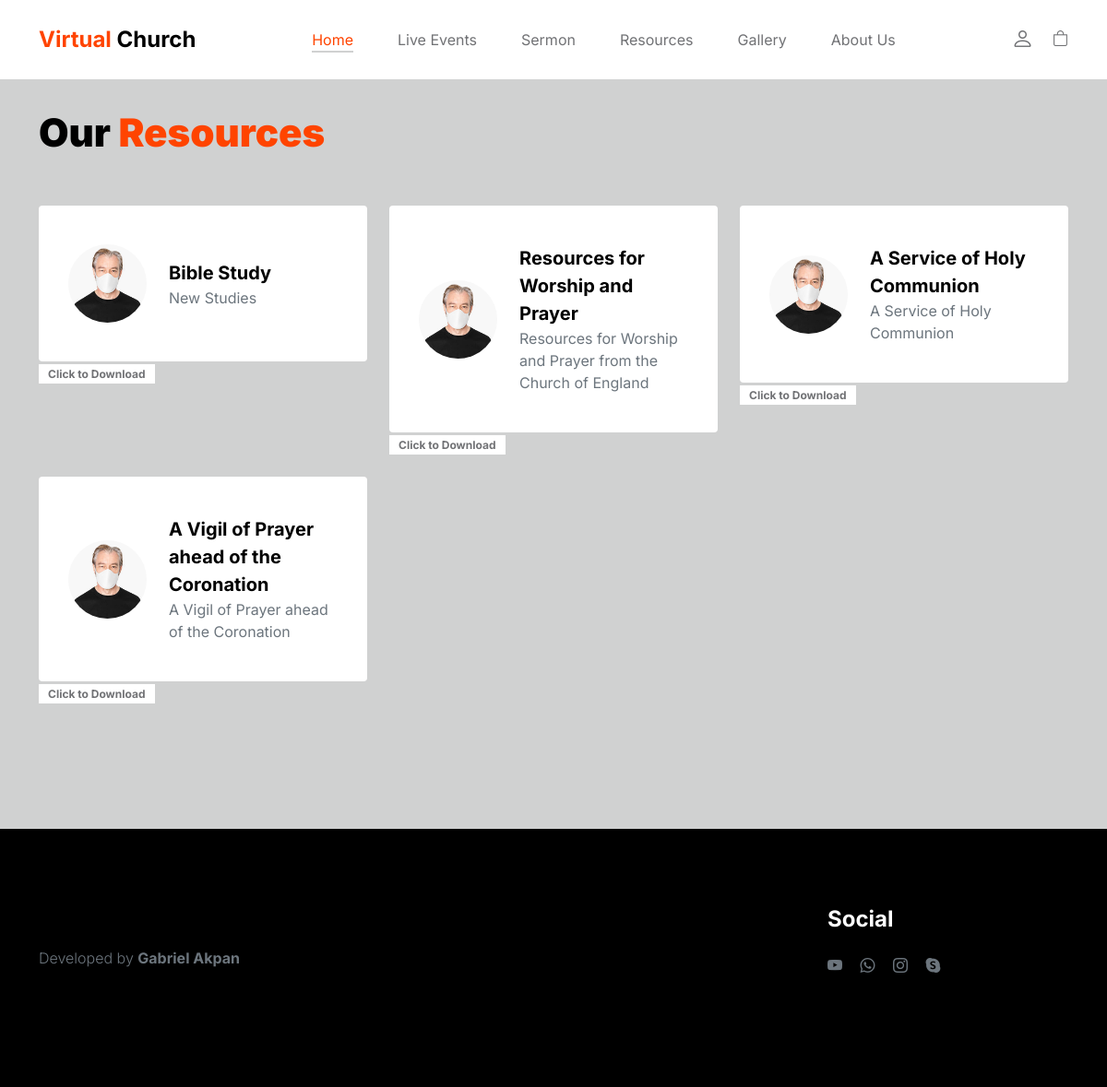
The app's page /resources/, older data.
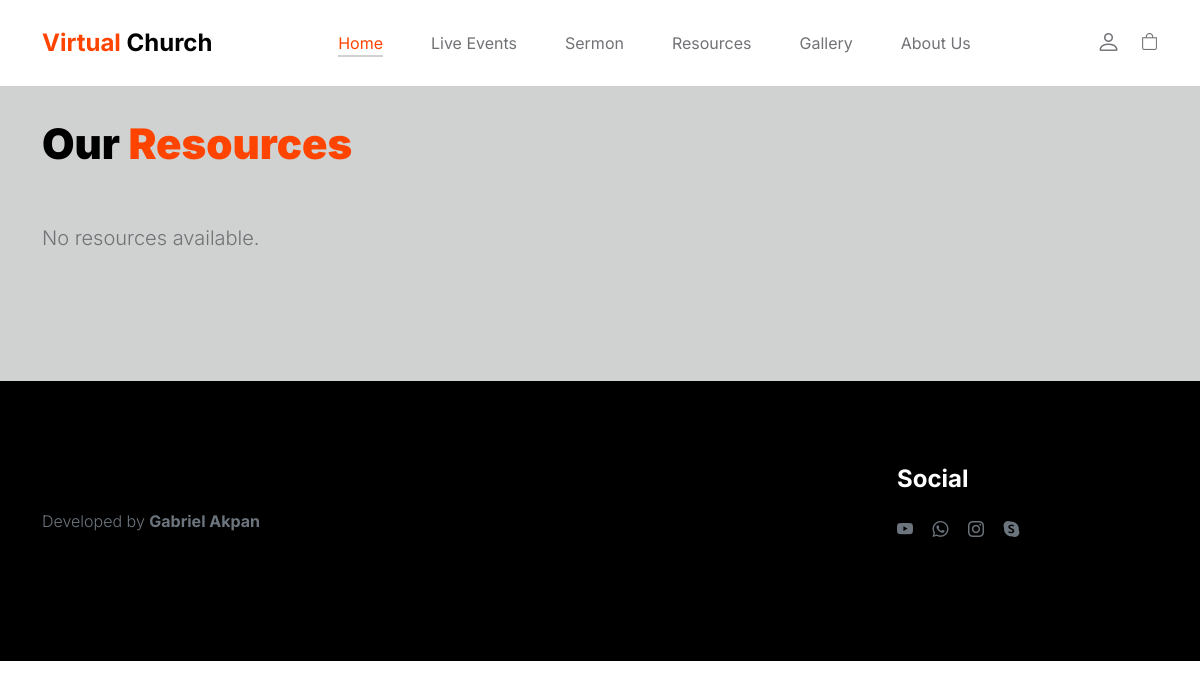
The same page, newer data.
### home/models.py (models this page shows, shortened)
class Resource(models.Model):
    RESOURCE_TYPES = (
        ('bible_study', 'Bible Study'),
        ('event', 'Event'),
        ('forum', 'Forum Discussion'),
    )
    title = models.CharField(max_length=255)
    description = models.TextField()
    resource_type = models.CharField(max_length=15, choices=RESOURCE_TYPES)
    files = models.FileField(upload_to='learning_files', blank=True)
    uploaded_at = models.DateTimeField(auto_now_add=True)

### home/views.py (the view)
# urls.py: path('resources/', views.resources, name='resources'),
def resources(request):
    resources = Resource.objects.all()
    return render(request, 'resources.html', {'resources': resources})

### home/templates/resources.html (shortened to what this page needs)
{% extends "base.html" %}
{% load static %}
{% block content %}
<section class="team section-padding">
  <div class="container">
      <div class="row">
          <div class="col-12">
              <h2 class="mb-5">Our <span>Resources</span></h2>
          </div>
          {% if resources %}
          {% for resource in resources %}
          <div class="col-lg-4 mb-4 col-12">
              <div class="team-thumb d-flex align-items-center">
                  <img src="{% static 'images/people/senior-man-wearing-white-face-mask-covid-19-campaign-with-design-space.jpeg' %}" class="img-fluid custom-circle-image team-image me-4" alt="">
                  <div class="team-info">
                      <h6 class="mb-0">{{ resource.title }}</h6>
                      <a class="text-muted">{{ resource.description }} </a>
                  </div>
              </div>
              {% if resource.files %}
              <a href="{{ resource.files.url }}" download style="color: rgb(56, 136, 80); font-weight: bold; "><span class="product-alert me-auto" >Click to Download</span></a>
                {% endif %}
          </div>
          {% endfor %}
          {% else %}
          <p>No resources available.</p>
      {% endif %}
      </div>
  </div>
</section>
{% endblock content %}

### home/templates/base.html (shortened to what this page needs)
{% load static %}
<!doctype html>
<html lang="en">
    <head>
        <link href="{% static 'css/bootstrap.min.css' %}" rel="stylesheet">
        <link href="{% static 'css/bootstrap-icons.css' %}" rel="stylesheet">
        <link rel="stylesheet" href="{% static 'css/slick.css' %}"/>
        <link href="{% static 'css/tooplate-little-fashion.css' %}" rel="stylesheet">
    </head>
    <body>
        <main>
            <nav class="navbar navbar-expand-lg">
                <div class="container">
                    <a class="navbar-brand" href="index.html">
                        <strong><span>Virtual</span> Church</strong>
                    </a>
                    <div class="collapse navbar-collapse" id="navbarNav">
                        <ul class="navbar-nav mx-auto">
                            <li class="nav-item">
                                <a class="nav-link active" href="index.html">Home</a>
                            </li>
                            <li class="nav-item">
                                <a class="nav-link" href="{% url 'live_event' %}">Live Events</a>
                            </li>
                            <li class="nav-item">
                                <a class="nav-link" href="{% url 'sermon_list' %}">Sermon</a>
                            </li>
                            <li class="nav-item">
                                <a class="nav-link" href="{% url 'resources' %}">Resources</a>
                            </li>
                            <li class="nav-item">
                                <a class="nav-link" href="contact.html">Gallery</a>
                            </li>
                            <li class="nav-item">
                              <a class="nav-link" href="contact.html">About Us</a>
                          </li>
                        </ul>
                        <div class="d-none d-lg-block">
                            <a href="sign-in.html" class="bi-person custom-icon me-3"></a>
                            <a href="product-detail.html" class="bi-bag custom-icon"></a>
                        </div>
                    </div>
                </div>
            </nav>
            {% block content %}{% endblock %}
        </main>
        <footer class="site-footer">
            <div class="container">
                <div class="row">
                    <div class="col-lg-3 col-10 me-auto mb-4">
                        <p class="copyright-text text-muted mt-lg-5 mb-4 mb-lg-0">Developed by <strong>Gabriel Akpan</strong></p>
                        <br>
                    </div>
                    <div class="col-lg-3 col-4">
                        <h5 class="text-white mb-3">Social</h5>
                        <ul class="social-icon">
                            <li><a href="#" class="social-icon-link bi-youtube"></a></li>
                            <li><a href="#" class="social-icon-link bi-whatsapp"></a></li>
                            <li><a href="#" class="social-icon-link bi-instagram"></a></li>
                            <li><a href="#" class="social-icon-link bi-skype"></a></li>
                        </ul>
                    </div>
                </div>
            </div>
        </footer>
    </body>
</html>

### static/css/tooplate-little-fashion.css (style rules this page uses)
:root { --white-color: #FFFFFF; --primary-color: #FF4400; --section-bg-color: #f0f8ff; --dark-color: #000000; --grey-color: #d0d1d1; --p-color: #717275; --body-font-family: 'Inter', sans-serif; --h5-font-size: 24px; --p-font-size: 20px; --copyright-text-font-size: 16px; --product-link-font-size: 14px; --custom-link-font-size: 12px; --font-weight-thin: 100; --font-weight-light: 300; --font-weight-normal: 400; --font-weight-bold: 700; --font-weight-black: 900; }
body, html { height: 100%; }
html { scroll-behavior: smooth; }
body { background: var(--white-color); font-family: var(--body-font-family); position: relative; }
h2, h3, h4, h5, h6 { color: var(--dark-color); line-height: inherit; }
h1, h2, h3, h4, h5, h6 { font-weight: var(--font-weight-bold); }
h1, h2 { font-weight: var(--font-weight-black); }
h2 { font-size: 42px; }
h5 { font-size: 24px; }
p { color: var(--p-color); font-size: var(--p-font-size); font-weight: var(--font-weight-light); }
a, button { touch-action: manipulation; transition: all 0.3s; }
a { color: var(--p-color); text-decoration: none; }
b, strong { font-weight: var(--font-weight-bold); }
.custom-icon { color: var(--p-color); font-size: 24px; }
.custom-icon { display: inline-block; vertical-align: middle; }
.bi-bag.custom-icon { font-size: 17px; }
.navbar { background: var(--white-color); position: fixed; top: 0; right: 0; left: 0; padding: 25px 0; z-index: 2; will-change: transform; transition: transform 300ms linear; }
.navbar span, h2 span, h4 span { color: var(--primary-color); }
.navbar-brand { color: var(--dark-color); font-size: 24px; font-weight: var(--font-weight-light); margin: 0; padding: 0; }
.navbar-expand-lg .navbar-nav .nav-link { display: inline-block; padding: 0; margin-right: 1.5rem; margin-left: 1.5rem; }
.nav-link { color: var(--p-color); font-size: 16px; position: relative; }
.navbar .nav-link::after { position: absolute; top: 100%; left: 0; width: 100%; height: 2px; background: var(--grey-color); content: ''; opacity: 0; -webkit-transition: opacity 0.3s, -webkit-transform 0.3s; -moz-transition: opacity 0.3s, -moz-transform 0.3s; transition: opacity 0.3s, transform 0.3s; -webkit-transform: translateY(10px); -moz-transform: translateY(10px); transform: translateY(10px); }
.navbar .nav-link.active::after, .navbar .nav-link:hover::after { opacity: 1; -webkit-transform: translateY(0px); -moz-transform: translateY(0px); transform: translateY(0px); }
.navbar .nav-link.active, .navbar .nav-link:hover { color: var(--primary-color); }
section { content-visibility: auto; contain-intrinsic-size: 700px; }
.section-padding { padding-top: 7rem; padding-bottom: 7rem; }
.team { background: var(--grey-color); }
.site-footer { background: var(--dark-color); padding-top: 5rem; padding-bottom: 5rem; }
.site-footer .social-icon-link { margin-top: 4px; }
.copyright-text { font-size: var(--copyright-text-font-size); }
.social-icon { margin: 0; padding: 0; }
.social-icon li { list-style: none; display: inline-block; vertical-align: top; }
.social-icon-link { color: #6c757d; font-size: 1rem; display: inline-block; vertical-align: top; margin-bottom: 4px; margin-right: 15px; }

Row changes from the older to the newer data that the page shows:
removed Resource: title "Bible Study", description "New Studies"
removed Resource: title "Resources for Worship and Prayer", description "Resources for Worship and Prayer from the Church of England"
removed Resource: title "A Service of Holy Communion", description "A Service of Holy Communion"
removed Resource: title "A Vigil of Prayer ahead of the Coronation", description "A Vigil of Prayer ahead of the Coronation"
Text that changed along with them:
text now shown: "No resources available."
